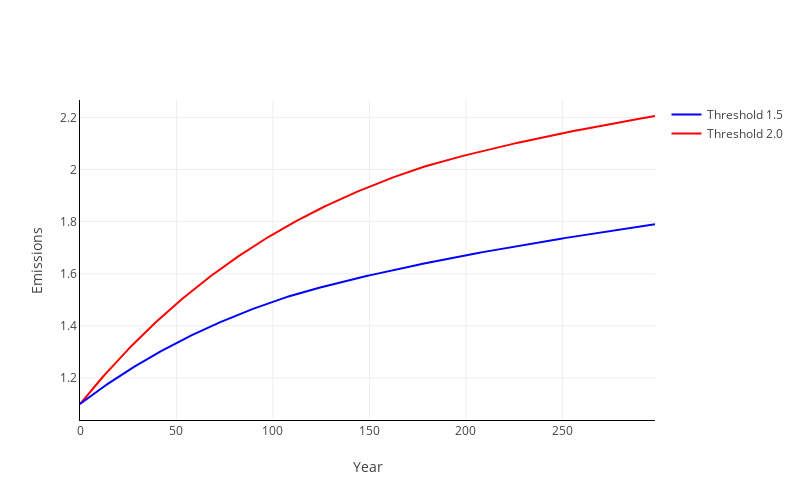

The notebook cell saved with this chart:
### Code cell
plot_basic_y(simulation_res_high, simulation_res_low, 299)

### Figure 1 — Plotly figure (JSON) as saved in the notebook; plotly's stock layout.template omitted (floating-point values rounded to 4 significant figures; data arrays with more than 128 entries replaced by an {"elided": "..."} marker saying what was removed)
{"data": [{"line": {"color": "red"}, "name": "Threshold 2.0", "type": "scatter", "x": {"elided": "300 int values"}, "y": {"elided": "299 float values"}}, {"line": {"color": "blue"}, "name": "Threshold 1.5", "type": "scatter", "x": {"elided": "300 int values"}, "y": {"elided": "299 float values"}}], "layout": {"height": 500, "legend": {"traceorder": "reversed"}, "width": 800, "xaxis": {"linecolor": "black", "showgrid": true, "showline": true, "title": {"text": "Year"}}, "yaxis": {"linecolor": "black", "showline": true, "title": {"text": "Emissions"}}}}
